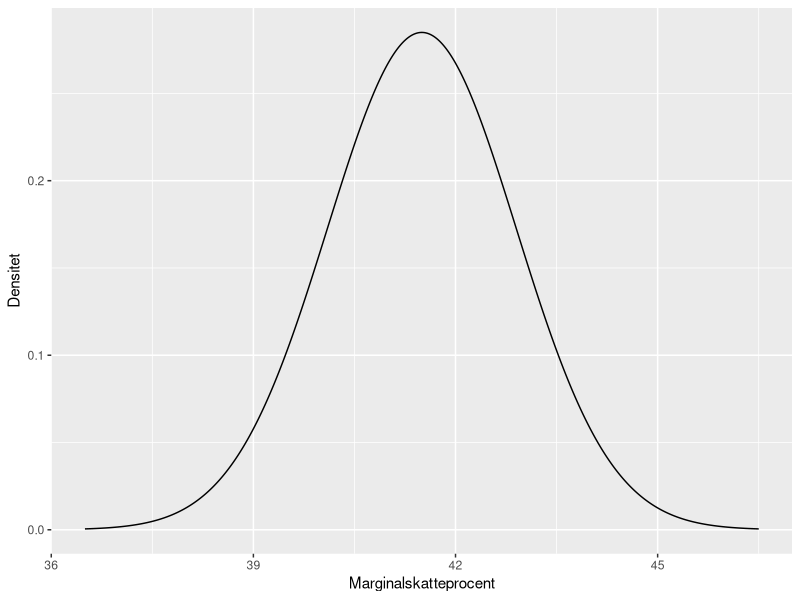
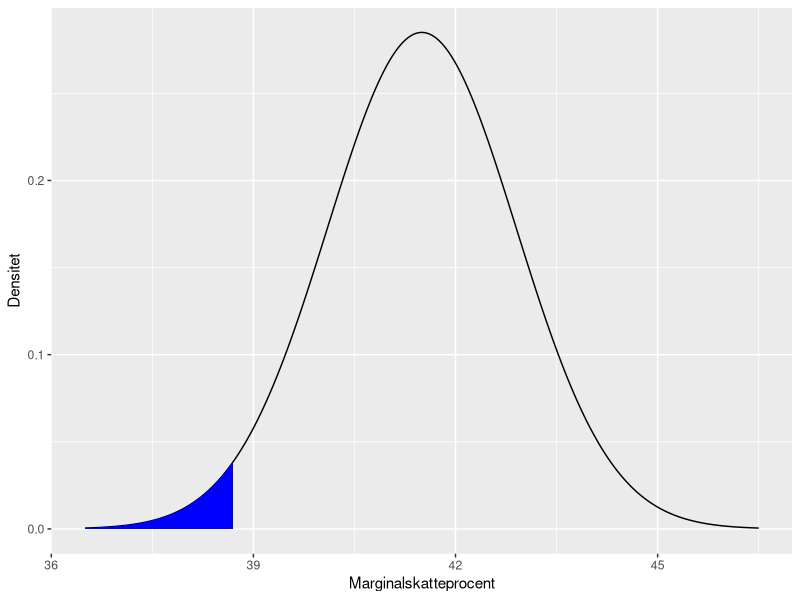
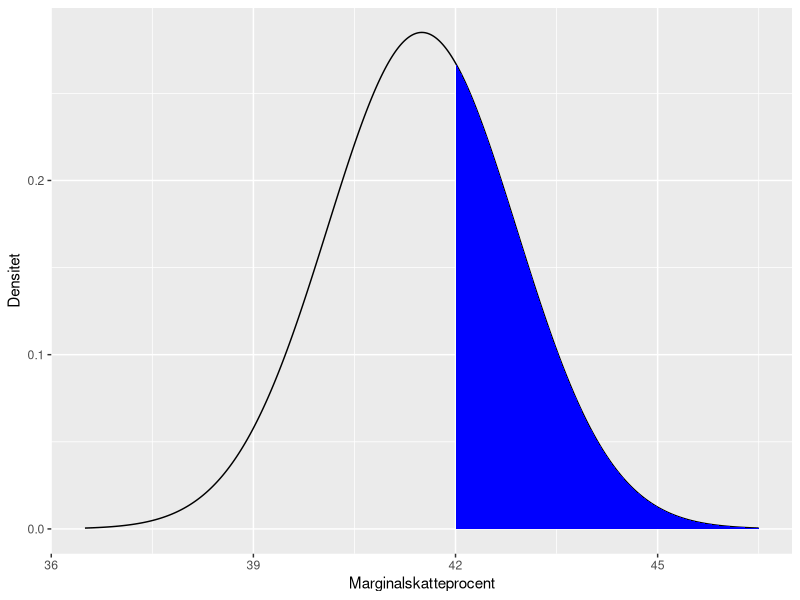
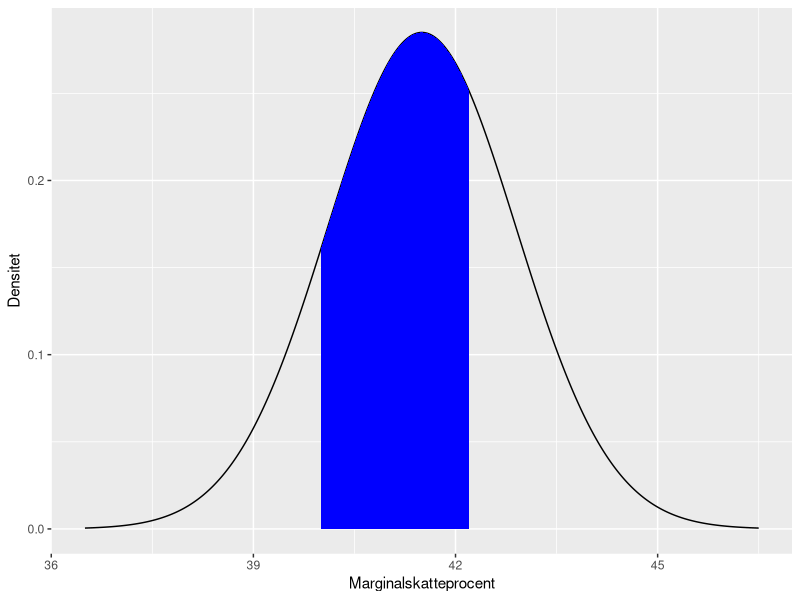
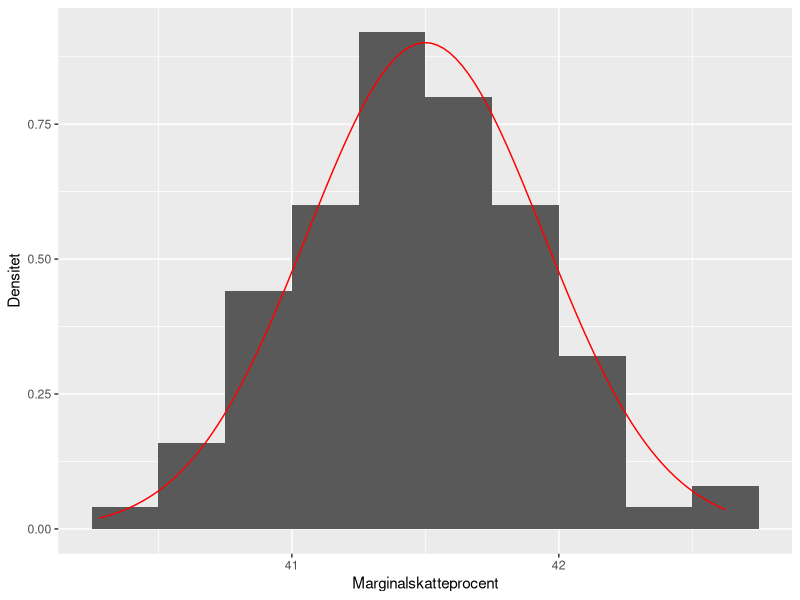
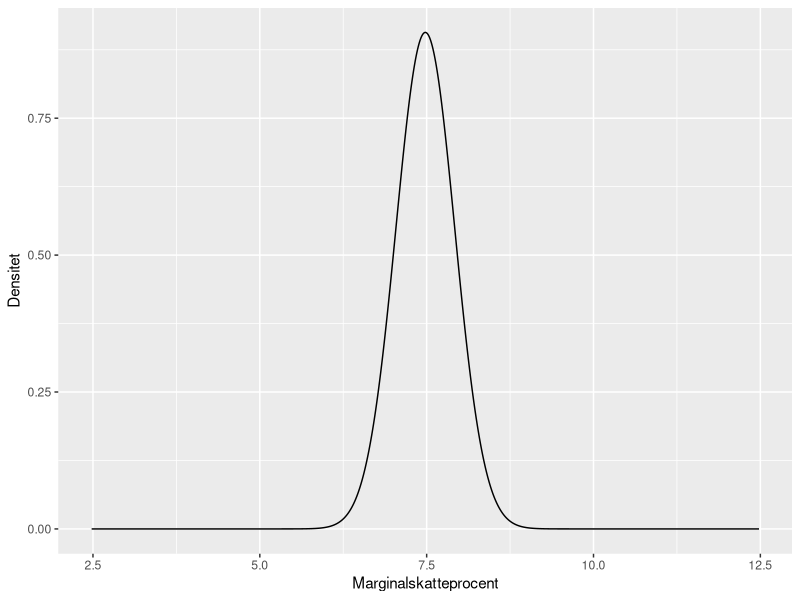

Source code (R) for these figures, in order:
## ---- chunk 1
knitr::opts_chunk$set(echo = TRUE)
## ---- chunk 2
library("ggplot2")
## ---- chunk 3

## ---- chunk 4
data_mean = 41.5 
data_sd = 1.4

ggplot(data.frame(x = c(data_mean - 5, data_mean + 5)), aes(x)) +
  stat_function(fun = dnorm, n = 1000, args = list(mean = data_mean, sd = data_sd)) +
  labs(x = "Marginalskatteprocent", y = "Densitet")

## ---- chunk 5
?pnorm
## calculate probability
# lower.tail = TRUE -> P[X > x] meaning we start form left
pnorm(q = 38.7, sd = data_sd, mean = data_mean, lower.tail = TRUE)

## Plot
ggplot(data.frame(x = c(data_mean - 5, data_mean + 5)), aes(x)) +
  stat_function(fun = dnorm, n = 1000, args = list(mean = data_mean, sd = data_sd)) +
  # Coloring
  stat_function(fun = dnorm, args = list(mean = data_mean, sd = data_sd),
                xlim = c(max(data_mean - 5), 38.7), # Defines the interval
                geom = "area", fill = "blue") +
  labs(x = "Marginalskatteprocent", y = "Densitet")

## ---- chunk 6
?pnorm
# Lowe.tail = False -> P[X \leq x] # Sampeling a point greater than some value
pnorm(q = 42, sd = data_sd, mean = data_mean, lower.tail = FALSE)


ggplot(data.frame(x = c(data_mean - 5, data_mean + 5)), aes(x)) +
  stat_function(fun = dnorm, n = 1000, args = list(mean = data_mean, sd = data_sd)) +
  # Coloring
  stat_function(fun = dnorm, args = list(mean = data_mean, sd = data_sd),
                xlim = c(42, max(data_mean + 5)), # Defines the interval
                geom = "area", fill = "blue") +
  labs(x = "Marginalskatteprocent", y = "Densitet")

## ---- chunk 7
p_1 <- pnorm(q = c(42.2), sd = data_sd, mean = data_mean, lower.tail = TRUE) # Mindre end 42
p_2 <- pnorm(q = c(40), sd = data_sd, mean = data_mean, lower.tail = TRUE) # Mindre end 40
p_1 - p_2

ggplot(data.frame(x = c(data_mean - 5, data_mean + 5)), aes(x)) +
  stat_function(fun = dnorm, n = 1000, args = list(mean = data_mean, sd = data_sd)) +
  # Coloring
  stat_function(fun = dnorm, args = list(mean = data_mean, sd = data_sd),
                xlim = c(40, 42.2), # Defines the interval
                geom = "area", fill = "blue") +
  labs(x = "Marginalskatteprocent", y = "Densitet")
## ---- chunk 8
set.seed(42) # Universe, life and everything

# Create data
my_data <- matrix(nrow = 100, ncol = 10, data = rnorm(1000, mean = data_mean, sd = data_sd))
x <- rowMeans(my_data) # Calculate means, makes the matrix into a vector
length(x)

# Defines the red function
f <- function(x) dnorm(x, mean = data_mean, sd = data_sd/sqrt(10))

ggplot(data.frame(x = x), aes(x)) +
  geom_histogram(boundary = 0, # Start postition of bar 
                 binwidth = 0.25, 
                 aes(y= ..density.. ) # Turn into probabilities, equivalent to prob = TRUE
  ) +
  stat_function(fun = f, color = "red") +
  labs(x = "Marginalskatteprocent", y = "Densitet")


pnorm(42, mean=mean(x), sd = sd(x))

## ---- chunk 9
data_mean <- 7.48
data_sd <-0.44
  
  
ggplot(data.frame(x = c(data_mean - 5, data_mean + 5)), aes(x)) +
  stat_function(fun = dnorm, n = 1000, args = list(mean = data_mean, sd = data_sd)) +
  labs(x = "Marginalskatteprocent", y = "Densitet")

log(1000)

pnorm(q = log(1000), sd = data_sd, mean = data_mean)

